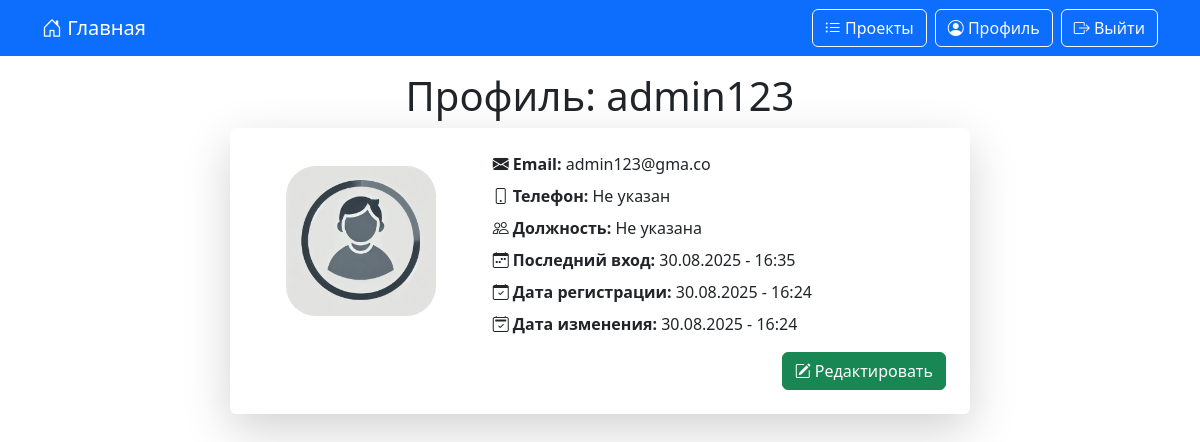
Before: /profile/ (signed in) with the older database file.
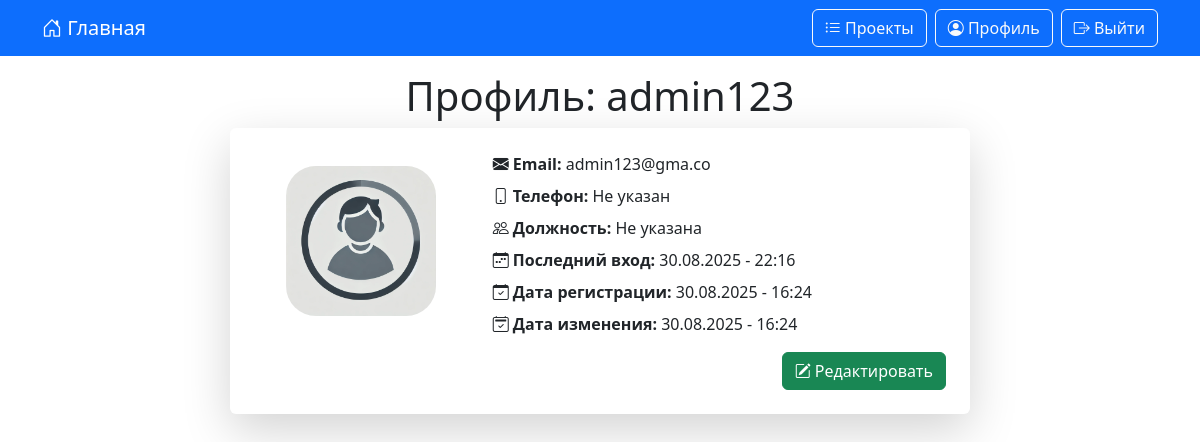
After: the same page with the newer database file.
### data_generator/models.py (models this page shows, shortened)
class DateStamp(models.Model):
    created = models.DateTimeField(verbose_name='Дата создания', auto_now_add=True)
    updated = models.DateTimeField(verbose_name='Дата изменения', auto_now=True)
    class Meta:
        abstract = True

class CustomUser(AbstractUser, DateStamp):
    phone_number = models.CharField(verbose_name="Телефон", max_length=15, blank=True, null=True)
    position = models.CharField(verbose_name="Должность", max_length=100, blank=True, null=True)
    photo = models.ImageField(verbose_name="Изображение", upload_to='user_photo/', default='user_photo/default.png', blank=True, null=True)
    class Meta:
        verbose_name = "Пользователь"
        verbose_name_plural = "Пользователи"

### data_generator/views.py (the view)
# urls.py: path('profile/', profile, name='profile'),
@login_required
def profile(request):
    search_query = request.GET.get("search", "").strip()
    user_databases = DataBaseUser.objects.filter(user=request.user)
    if search_query:
        user_databases = user_databases.filter(db_project__icontains=search_query)
    return render(request,
                  template_name='profile.html',
                  context={
                      'user': request.user,
                      'user_databases': user_databases,
                      'search_query': search_query}
                  )

### templates/profile.html (shortened to what this page needs)
{% extends 'base.html' %}
{% load static %}
{% block content %}
    <h1 class="text-center mb-2">Профиль: {{ user.username }}</h1>
    <div class="card shadow-lg border-0 mx-auto p-4 panel-input">
        <div class="row g-4 align-items-center">
            <div class="col-md-4 text-center">
                <div class="profile-photo-container">
                    {% if user.photo %}
                        <img src="{{ user.photo.url }}" class="profile-photo" alt="Фото профиля">
                    {% else %}
                        <img src="{% static 'media/user_photo/default.png' %}" class="profile-photo" alt="Фото профиля">
                    {% endif %}
                </div>
            </div>
            <div class="col-md-8">
                <div class="d-flex flex-column gap-2">
                    <div><i class="bi bi-envelope-fill"></i><strong> Email:</strong> {{ user.email|default:"Не указан" }}</div>
                    <div><i class="bi bi-phone"></i><strong> Телефон:</strong> {{ user.phone_number|default:"Не указан" }}</div>
                    <div><i class="bi bi-people"></i><strong> Должность:</strong> {{ user.position|default:"Не указана" }}</div>
                    <div><i class="bi bi-calendar-week"></i><strong> Последний вход:</strong> {{ user.last_login|date:"d.m.Y - H:i" }}</div>
                    <div><i class="bi bi-calendar-check"></i><strong> Дата регистрации:</strong> {{ user.date_joined|date:"d.m.Y - H:i" }}</div>
                    <div><i class="bi bi-calendar2-check"></i><strong> Дата изменения:</strong> {{ user.updated|date:"d.m.Y - H:i" }}</div>
                </div>
            </div>
        </div>
        <div class="mt-3 d-flex justify-content-end gap-2">
            <a href="{% url 'profile_edit' %}" class="btn btn-success"><i class="bi bi-pencil-square"></i> Редактировать</a>
        </div>
    </div>
{% endblock %}

Changed rows visible on the page:
changed CustomUser "admin123": last_login "30.08.2025 - 16:35" → "30.08.2025 - 22:16"
